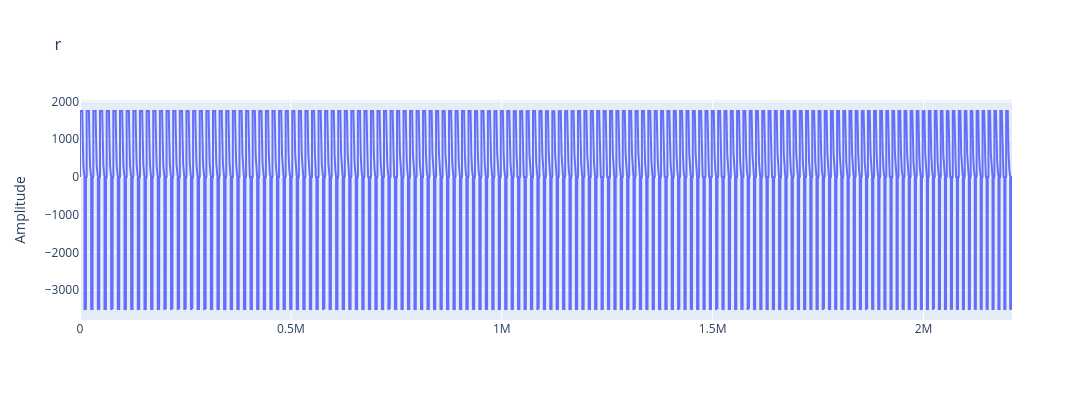

Notebook code for this chart:
### Code cell
plot_single(x=T,y=I,w=1600)

### Figure 1 — Plotly figure (JSON) as saved in the notebook; plotly's stock layout.template omitted (floating-point values rounded to 4 significant figures; data arrays with more than 128 entries replaced by an {"elided": "..."} marker saying what was removed)
{"data": [{"type": "scatter", "x": {"elided": "122869 float values"}, "xaxis": "x", "y": {"elided": "122869 float values"}, "yaxis": "y"}], "layout": {"height": 400, "title": {"text": "r"}, "width": 1600, "xaxis": {"anchor": "y", "domain": [0, 1]}, "yaxis": {"anchor": "x", "domain": [0, 1], "title": {"text": "Amplitude"}}}}
